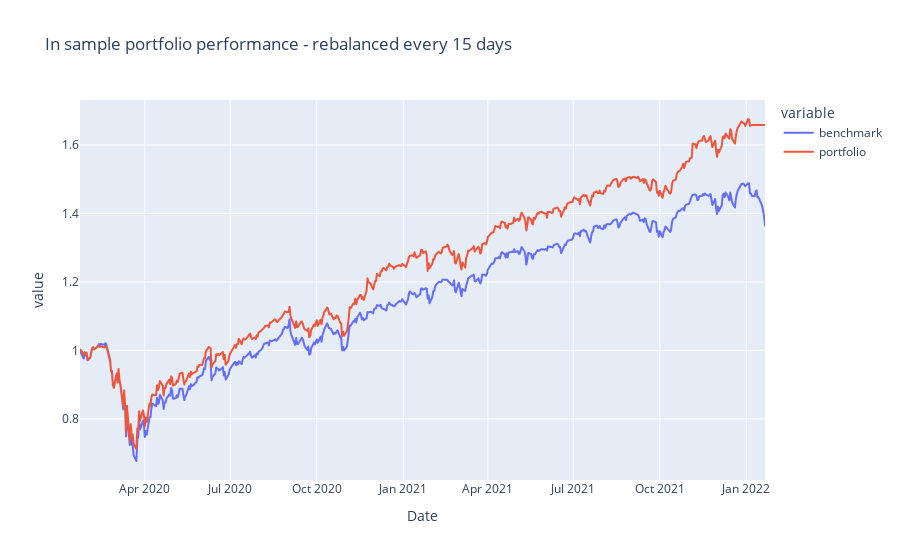

Source (notebook cell):
### Code cell
Pf.rebalance = 15
Pf.cluster = True
Pf.gamma = 0.6
Pf.optimize()
Pf.plot_perf()

### Figure 1 — Plotly figure (JSON) as saved in the notebook; plotly's stock layout.template omitted (floating-point values rounded to 4 significant figures; data arrays with more than 128 entries replaced by an {"elided": "..."} marker saying what was removed)
{"data": [{"hovertemplate": "variable=benchmark<br>Date=%{x}<br>value=%{y}<extra></extra>", "legendgroup": "benchmark", "line": {"color": "#636efa", "dash": "solid"}, "marker": {"symbol": "circle"}, "mode": "lines", "name": "benchmark", "showlegend": true, "x": {"elided": "505 str values"}, "xaxis": "x", "y": {"elided": "505 float values"}, "yaxis": "y", "type": "scattergl"}, {"hovertemplate": "variable=portfolio<br>Date=%{x}<br>value=%{y}<extra></extra>", "legendgroup": "portfolio", "line": {"color": "#EF553B", "dash": "solid"}, "marker": {"symbol": "circle"}, "mode": "lines", "name": "portfolio", "showlegend": true, "x": {"elided": "505 str values"}, "xaxis": "x", "y": {"elided": "505 float values"}, "yaxis": "y", "type": "scattergl"}], "layout": {"xaxis": {"anchor": "y", "domain": [0.0, 1.0], "title": {"text": "Date"}}, "yaxis": {"anchor": "x", "domain": [0.0, 1.0], "title": {"text": "value"}}, "legend": {"title": {"text": "variable"}, "tracegroupgap": 0}, "title": {"text": "In sample portfolio performance - rebalanced every 15 days"}}}
